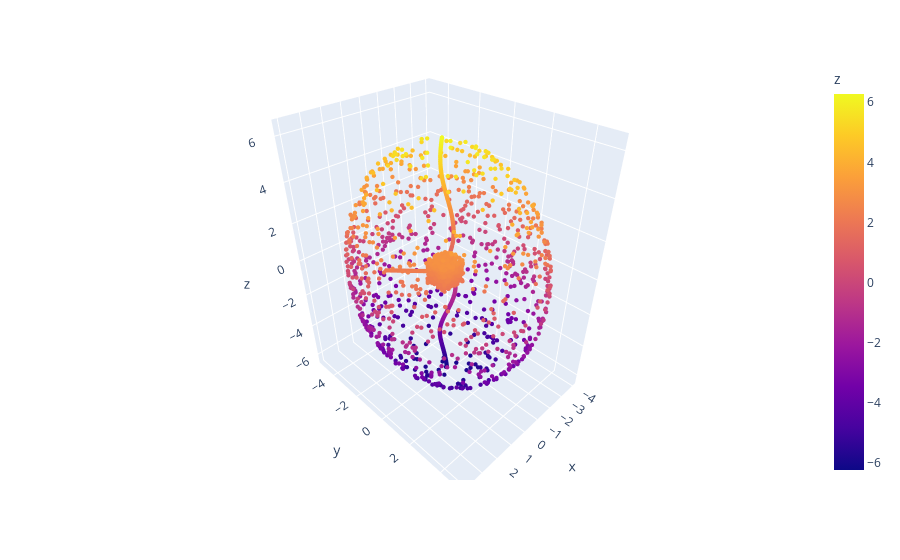

Notebook cell for this chart:
### Markdown cell above
I have no idea what they mean by "a segment connecting the ellipsoid and the cube", so I will connect a random point of the 2 (not equally distanced)

### Code cell
@memory.cache
def genLDdata_mod(seed: int | None = 1):
  if seed is not None:
    np.random.seed(seed)
  
  # Sample from the surface of an ellipsoid
  X1, X2, X3 = np.random.randn(3, 1000)
  lambda_ = np.sqrt((X1/4)**2 + (X2/5)**2 + (X3/6)**2)
  X1, X2, X3 = X1 / lambda_, X2 / lambda_, X3 / lambda_
  X = np.column_stack((X1, X2, X3))
  
  # Sample from a cube
  X1, X2, X3 = np.random.rand(3, 1000) + 2
  XX = np.column_stack((X1, X2, X3))
  
  # Sample of the curve
  t = np.random.uniform(-2*np.pi, 2*np.pi, 1000)
  X1 = (t * np.cos(t))/(1 + t**2)
  X2 = (t * np.sin(t))/(1 + t**2)
  X3 = t
  X_curve = np.column_stack((X1, X2, X3))
  
  # Sample from segment connecting ellipsoid and the cube
  point1 = X[np.random.randint(len(X))]
  point2 = XX[np.random.randint(len(XX))]
  t = np.linspace(0, 1, 1000)
  # linear interpolation
  X1 = point1[0] + t * (point2[0] - point1[0])
  X2 = point1[1] + t * (point2[1] - point1[1])
  X3 = point1[2] + t * (point2[2] - point1[2])
  X_segment = np.column_stack((X1, X2, X3))
  
  A = np.vstack((X, XX, X_curve, X_segment))
  return A


A = genLDdata_mod()
A_df = pd.DataFrame(A, columns=["x", "y", "z"])
fig = px.scatter_3d(A_df, x="x", y="y", z="z", color="z")
fig.update_traces(marker=dict(size=1.5))
fig.show()

### Figure 1 — Plotly figure (JSON) as saved in the notebook; plotly's stock layout.template omitted (floating-point values rounded to 4 significant figures; data arrays with more than 128 entries replaced by an {"elided": "..."} marker saying what was removed)
{"data": [{"hovertemplate": "x=%{x}<br>y=%{y}<br>z=%{marker.color}<extra></extra>", "legendgroup": "", "marker": {"color": {"elided": "4000 float values"}, "coloraxis": "coloraxis", "size": 1.5, "symbol": "circle"}, "mode": "markers", "name": "", "scene": "scene", "showlegend": false, "type": "scatter3d", "x": {"elided": "4000 float values"}, "y": {"elided": "4000 float values"}, "z": {"elided": "4000 float values"}}], "layout": {"coloraxis": {"colorbar": {"title": {"text": "z"}}, "colorscale": [[0, "#0d0887"], [0.1111, "#46039f"], [0.2222, "#7201a8"], [0.3333, "#9c179e"], [0.4444, "#bd3786"], [0.5556, "#d8576b"], [0.6667, "#ed7953"], [0.7778, "#fb9f3a"], [0.8889, "#fdca26"], [1, "#f0f921"]]}, "legend": {"tracegroupgap": 0}, "margin": {"t": 60}, "scene": {"domain": {"x": [0, 1], "y": [0, 1]}, "xaxis": {"title": {"text": "x"}}, "yaxis": {"title": {"text": "y"}}, "zaxis": {"title": {"text": "z"}}}}}
